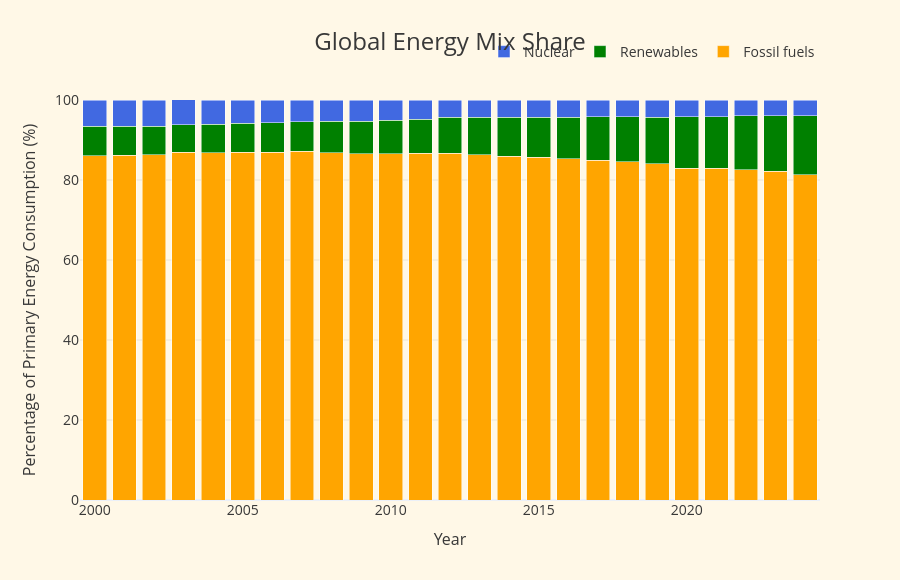

The notebook cell saved with this chart:
### Code cell
# Ensure correct X-axis
x_data = df_shares["year"] if "year" in df_shares.columns else df_shares.index

fig = go.Figure()

# 1. Fossil fuels
fig.add_trace(go.Bar(
    x=x_data,
    y=df_shares["fossil_share_energy"],
    name="Fossil fuels",
    marker_color="orange"     # EXACT same as area chart
))

# 2. Renewables
fig.add_trace(go.Bar(
    x=x_data,
    y=df_shares["renewables_share_energy"],
    name="Renewables",
    marker_color="green"      # EXACT same as area chart
))

# 3. Nuclear
fig.add_trace(go.Bar(
    x=x_data,
    y=df_shares["nuclear_share_energy"],
    name="Nuclear",
    marker_color="royalblue"  # EXACT same as area chart
))

# --- UNIFIED PREMIUM LAYOUT ---
fig.update_layout(
    barmode='stack',
    title=dict(
        text="Global Energy Mix Share",
        x=0.5,
        xanchor='center',
        font=dict(size=24, color="#383838")
    ),
    xaxis_title="Year",
    yaxis_title="Percentage of Primary Energy Consumption (%)",

    # Background
    plot_bgcolor="#FFF8E7",
    paper_bgcolor="#FFF8E7",
    height=580,
    template="plotly_white",

    # Global text style
    font=dict(color="#383838", size=14),

    # Axes
    xaxis=dict(
        showgrid=False,
        tickfont=dict(color="#383838"),
        title=dict(font=dict(color="#383838", size=16))
    ),
    yaxis=dict(
        gridcolor="rgba(0,0,0,0.08)",
        tickfont=dict(color="#383838"),
        title=dict(font=dict(color="#383838", size=16)),
        range=[0, 100]
    ),

    # Legend
    legend=dict(
        orientation="h",
        yanchor="bottom",
        y=1.08,
        xanchor="right",
        x=1,
        font=dict(color="#383838", size=14)
    )
)

# --- SAVE THE FIGURE INTO A SPECIFIC FOLDER ---
# Example: save inside Quarto_Report/images/
fig.write_html(r"C:\Users\eirad\Desktop\IT ACADEMY\Sprint_13_Proyecto_Final\Quarto_Report\Plot\01_global_energy_shares.html")
# Show the figure
fig.show()

### Figure 1 — Plotly figure (JSON) as saved in the notebook; plotly's stock layout.template omitted (floating-point values rounded to 4 significant figures)
{"data": [{"marker": {"color": "orange"}, "name": "Fossil fuels", "type": "bar", "x": [2000, 2001, 2002, 2003, 2004, 2005, 2006, 2007, 2008, 2009, 2010, 2011, 2012, 2013, 2014, 2015, 2016, 2017, 2018, 2019, 2020, 2021, 2022, 2023, 2024], "y": [86.04, 86.21, 86.29, 86.89, 86.77, 86.96, 86.93, 87.2, 86.85, 86.56, 86.51, 86.68, 86.68, 86.35, 85.97, 85.69, 85.28, 85.0, 84.62, 84.09, 82.98, 82.95, 82.57, 82.15, 81.26]}, {"marker": {"color": "green"}, "name": "Renewables", "type": "bar", "x": [2000, 2001, 2002, 2003, 2004, 2005, 2006, 2007, 2008, 2009, 2010, 2011, 2012, 2013, 2014, 2015, 2016, 2017, 2018, 2019, 2020, 2021, 2022, 2023, 2024], "y": [7.43, 7.18, 7.19, 6.98, 7.15, 7.19, 7.34, 7.38, 7.85, 8.16, 8.37, 8.55, 8.96, 9.37, 9.73, 10.0, 10.43, 10.79, 11.2, 11.65, 12.78, 12.86, 13.5, 13.94, 14.82]}, {"marker": {"color": "royalblue"}, "name": "Nuclear", "type": "bar", "x": [2000, 2001, 2002, 2003, 2004, 2005, 2006, 2007, 2008, 2009, 2010, 2011, 2012, 2013, 2014, 2015, 2016, 2017, 2018, 2019, 2020, 2021, 2022, 2023, 2024], "y": [6.53, 6.61, 6.52, 6.14, 6.07, 5.85, 5.73, 5.41, 5.29, 5.27, 5.12, 4.77, 4.36, 4.28, 4.3, 4.31, 4.29, 4.21, 4.18, 4.26, 4.23, 4.19, 3.92, 3.91, 3.92]}], "layout": {"barmode": "stack", "font": {"color": "#383838", "size": 14}, "height": 580, "legend": {"font": {"color": "#383838", "size": 14}, "orientation": "h", "x": 1, "xanchor": "right", "y": 1.08, "yanchor": "bottom"}, "paper_bgcolor": "#FFF8E7", "plot_bgcolor": "#FFF8E7", "title": {"font": {"color": "#383838", "size": 24}, "text": "Global Energy Mix Share", "x": 0.5, "xanchor": "center"}, "xaxis": {"showgrid": false, "tickfont": {"color": "#383838"}, "title": {"font": {"color": "#383838", "size": 16}, "text": "Year"}}, "yaxis": {"gridcolor": "rgba(0,0,0,0.08)", "range": [0, 100], "tickfont": {"color": "#383838"}, "title": {"font": {"color": "#383838", "size": 16}, "text": "Percentage of Primary Energy Consumption (%)"}}}}
